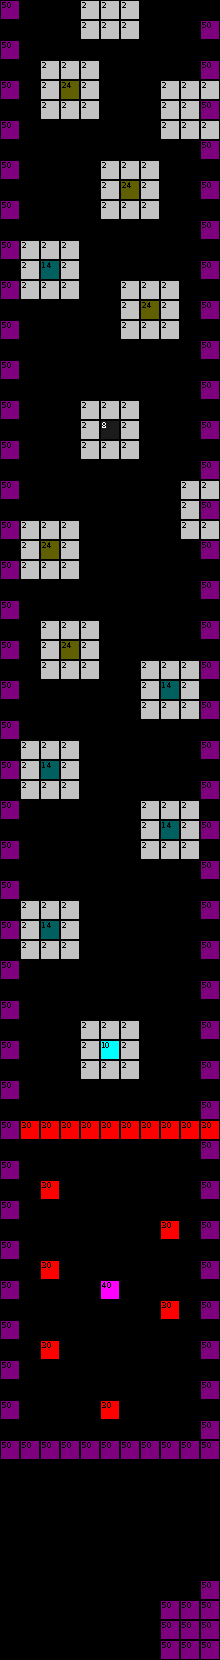

Rendered tile map (Tiled .tmx) drawn with the repository's tilesets; below, a short description and the map source with its tile grids summarised:
An orthogonal 11x83 tile map with 20x20 px tiles, 1 tile layer (tile_stage6), 6 hidden layers not drawn and 349 objects (53x blobArea).

<map version="1.0" tiledversion="1.1.3" orientation="orthogonal" renderorder="right-down" width="11" height="83" tilewidth="20" tileheight="20" infinite="0" nextobjectid="819">
 <tileset firstgid="1" name="starcatland-tiles" tilewidth="20" tileheight="20" tilecount="65" columns="5">
  <image source="starcatland-tiles.png" width="100" height="270" />
  <tile id="0">
   <properties>
    <property name="#heightmap" value="1" />
    <property name="#stencil" value="0" />
   </properties>
  </tile>
  <tile id="1">
   <properties>
    <property name="#heightmap" value="1" />
    <property name="#stencil" value="2" />
   </properties>
  </tile>
  <tile id="2">
   <properties>
    <property name="#heightmap" value="1" />
    <property name="#stencil" value="4" />
   </properties>
  </tile>
  <tile id="3">
   <properties>
    <property name="#heightmap" value="1" />
    <property name="#stencil" value="6" />
   </properties>
  </tile>
  <tile id="4">
   <properties>
    <property name="#heightmap" value="1" />
    <property name="#stencil" value="8" />
   </properties>
  </tile>
  <tile id="5">
   <properties>
    <property name="#heightmap" value="1" />
    <property name="#stencil" value="10" />
   </properties>
  </tile>
  <tile id="6">
   <properties>
    <property name="#heightmap" value="1" />
    <property name="#stencil" value="12" />
   </properties>
  </tile>
  <tile id="7">
   <properties>
    <property name="#heightmap" value="1" />
    <property name="#stencil" value="14" />
   </properties>
  </tile>
  <tile id="8">
   <properties>
    <property name="#heightmap" value="1" />
    <property name="#stencil" value="16" />
   </properties>
  </tile>
  <tile id="9">
   <properties>
    <property name="#heightmap" value="1" />
    <property name="#stencil" value="18" />
   </properties>
  </tile>
  <tile id="10">
   <properties>
    <property name="#heightmap" value="1" />
    <property name="#stencil" value="20" />
   </properties>
  </tile>
  <tile id="11">
   <properties>
    <property name="#heightmap" value="1" />
    <property name="#stencil" value="22" />
   </properties>
  </tile>
  <tile id="12">
   <properties>
    <property name="#heightmap" value="1" />
    <property name="#stencil" value="24" />
   </properties>
  </tile>
  <tile id="13">
   <properties>
    <property name="#heightmap" value="1" />
    <property name="#stencil" value="26" />
   </properties>
  </tile>
  <tile id="14">
   <properties>
    <property name="#heightmap" value="1" />
    <property name="#stencil" value="28" />
   </properties>
  </tile>
  <tile id="15">
   <properties>
    <property name="#heightmap" value="1" />
    <property name="#stencil" value="30" />
   </properties>
  </tile>
  <tile id="16">
   <properties>
    <property name="#heightmap" value="1" />
    <property name="#stencil" value="32" />
   </properties>
  </tile>
  <tile id="17">
   <properties>
    <property name="#heightmap" value="1" />
    <property name="#stencil" value="34" />
   </properties>
  </tile>
  <tile id="18">
   <properties>
    <property name="#heightmap" value="1" />
    <property name="#stencil" value="36" />
   </properties>
  </tile>
  <tile id="19">
   <properties>
    <property name="#heightmap" value="1" />
    <property name="#stencil" value="38" />
   </properties>
  </tile>
  <tile id="20">
   <properties>
    <property name="#heightmap" value="1" />
    <property name="#stencil" value="40" />
   </properties>
  </tile>
  <tile id="21">
   <properties>
    <property name="#heightmap" value="1" />
    <property name="#stencil" value="42" />
   </properties>
  </tile>
  <tile id="22">
   <properties>
    <property name="#heightmap" value="1" />
    <property name="#stencil" value="44" />
   </properties>
  </tile>
  <tile id="23">
   <properties>
    <property name="#heightmap" value="1" />
    <property name="#stencil" value="46" />
   </properties>
  </tile>
  <tile id="24">
   <properties>
    <property name="#heightmap" value="1" />
    <property name="#stencil" value="48" />
   </properties>
  </tile>
  <tile id="25">
   <properties>
    <property name="#heightmap" value="1" />
    <property name="#stencil" value="50" />
   </properties>
  </tile>
  <tile id="50">
   <properties>
    <property name="#stencil" value="player" />
   </properties>
  </tile>
  <tile id="51">
   <properties>
    <property name="#stencil" value="star" />
   </properties>
  </tile>
  <tile id="52">
   <properties>
    <property name="#stencil" value="cannonTop" />
   </properties>
  </tile>
  <tile id="53">
   <properties>
    <property name="#stencil" value="starUp" />
   </properties>
  </tile>
  <tile id="54">
   <properties>
    <property name="#stencil" value="starDown" />
   </properties>
  </tile>
  <tile id="55">
   <properties>
    <property name="#stencil" value="movingPlatform" />
   </properties>
  </tile>
  <tile id="56">
   <properties>
    <property name="#stencil" value="cannonUp" />
   </properties>
  </tile>
  <tile id="57">
   <properties>
    <property name="#stencil" value="cannonRight" />
   </properties>
  </tile>
  <tile id="58">
   <properties>
    <property name="#stencil" value="cannonDown" />
   </properties>
  </tile>
  <tile id="59">
   <properties>
    <property name="#stencil" value="cannonLeft" />
   </properties>
  </tile>
  <tile id="60">
   <properties>
    <property name="#stencil" value="starSwap" />
   </properties>
  </tile>
 </tileset>
 <layer name="tile_stage6" width="11" height="83">
  <properties>
   <property name="#heightmap" value="1" />
  </properties>
  <data>[913 cells, 237 non-empty, 8 distinct tile ids]</data>
 </layer>
 <objectgroup name="stencil_stage6">
  <object id="771" gid="51" x="100" y="20" width="20" height="20" />
  <object id="772" gid="52" x="100" y="440" width="20" height="20" />
  <object id="774" gid="61" x="180" y="1640" width="20" height="20" />
  <object id="775" gid="54" x="100" y="1060" width="20" height="20" />
  <object id="776" gid="58" x="40" y="940" width="20" height="20" />
  <object id="777" gid="60" x="160" y="700" width="20" height="20" />
  <object id="778" gid="58" x="40" y="280" width="20" height="20" />
  <object id="779" gid="54" x="60" y="100" width="20" height="20" />
  <object id="780" gid="57" x="60" y="660" width="20" height="20" />
  <object id="781" gid="58" x="40" y="560" width="20" height="20" />
  <object id="782" gid="60" x="140" y="320" width="20" height="20" />
  <object id="783" gid="57" x="120" y="200" width="20" height="20" />
  <object id="784" gid="54" x="100" y="1420" width="20" height="20" />
  <object id="786" gid="56" x="160" y="1200" width="20" height="20">
   <properties>
    <property name="moveHeight" value="50" />
   </properties>
  </object>
  <object id="787" gid="56" x="40" y="1240" width="20" height="20">
   <properties>
    <property name="moveHeight" value="50" />
    <property name="timer" value="1" />
   </properties>
  </object>
  <object id="788" gid="56" x="160" y="1280" width="20" height="20">
   <properties>
    <property name="moveHeight" value="50" />
    <property name="timer" value="2" />
   </properties>
  </object>
  <object id="789" gid="56" x="40" y="1320" width="20" height="20">
   <properties>
    <property name="moveHeight" value="50" />
    <property name="timer" value="3" />
   </properties>
  </object>
  <object id="790" gid="56" x="160" y="1360" width="20" height="20">
   <properties>
    <property name="moveHeight" value="50" />
    <property name="timer" value="4" />
   </properties>
  </object>
  <object id="791" gid="60" x="160" y="1200" width="20" height="20" />
  <object id="792" gid="60" x="160" y="1280" width="20" height="20" />
  <object id="793" gid="60" x="160" y="1360" width="20" height="20" />
  <object id="794" gid="58" x="40" y="1240" width="20" height="20" />
  <object id="795" gid="58" x="40" y="1320" width="20" height="20" />
  <object id="796" gid="54" x="100" y="1300" width="20" height="20" />
  <object id="799" gid="58" x="40" y="1200" width="20" height="20" />
  <object id="800" gid="58" x="40" y="1280" width="20" height="20" />
  <object id="801" gid="58" x="40" y="1360" width="20" height="20" />
  <object id="802" gid="60" x="160" y="1320" width="20" height="20" />
  <object id="803" gid="60" x="160" y="1240" width="20" height="20" />
  <object id="806" name="blobArea" x="20" y="1600" width="60" height="60" />
  <object id="809" name="blobArea" x="60" y="1600" width="60" height="60" />
  <object id="811" name="blobArea" x="100" y="1600" width="60" height="60" />
  <object id="812" name="blobArea" x="20" y="1580" width="60" height="60" />
  <object id="813" name="blobArea" x="60" y="1580" width="60" height="60" />
  <object id="814" name="blobArea" x="100" y="1580" width="60" height="60" />
  <object id="815" name="blobArea" x="60" y="1540" width="60" height="60" />
  <object id="816" name="blobArea" x="100" y="1540" width="60" height="60" />
  <object id="817" name="blobArea" x="140" y="1540" width="60" height="60" />
  <object id="818" name="blobArea" x="160" y="1520" width="60" height="60" />
 </objectgroup>
 <objectgroup name="scene_stage6" visible="0">
  <properties>
   <property name="#actors" value="stencil_stage6" />
   <property name="#heightmap" value="tile_stage6" />
   <property name="bossBattle" value="1" />
   <property name="floorColor" value="&quot;#ff0&quot;" />
   <property name="horizonSkin" value="0" />
   <property name="seaColor" value="&quot;#f0f&quot;" />
   <property name="seaLevel" value="1" />
   <property name="set" value="{&quot;_&quot;:[&quot;stencil&quot;,&quot;stageModel&quot;]}" />
   <property name="skyColor" value="&quot;#7f007f&quot;" />
   <property name="stageName" value="&quot;Purple lake&quot;" />
   <property name="stageStory" value="&quot;That place was so strange that the water was... purple?&quot;" />
   <property name="wallColor" value="&quot;#00f&quot;" />
   <property name="wallSkin" value="0" />
  </properties>
 </objectgroup>
 <layer name="tile_stage5" width="11" height="83" visible="0">
  <properties>
   <property name="#heightmap" value="1" />
  </properties>
  <data>[913 cells, 465 non-empty, 10 distinct tile ids]</data>
 </layer>
 <objectgroup name="stencil_stage5" visible="0">
  <object id="604" gid="52" x="100" y="1640" width="20" height="20" />
  <object id="607" gid="52" x="160" y="100" width="20" height="20" />
  <object id="608" gid="52" x="40" y="100" width="20" height="20" />
  <object id="609" gid="61" x="40" y="140" width="20" height="20" />
  <object id="610" gid="52" x="160" y="180" width="20" height="20" />
  <object id="611" gid="55" x="100" y="340" width="20" height="20" />
  <object id="612" gid="52" x="100" y="400" width="20" height="20" />
  <object id="614" gid="53" x="100" y="460" width="20" height="20" />
  <object id="615" gid="52" x="160" y="460" width="20" height="20" />
  <object id="616" gid="52" x="40" y="460" width="20" height="20" />
  <object id="617" gid="52" x="20" y="500" width="20" height="20" />
  <object id="618" gid="52" x="180" y="500" width="20" height="20" />
  <object id="619" gid="52" x="180" y="400" width="20" height="20" />
  <object id="620" gid="52" x="20" y="400" width="20" height="20" />
  <object id="621" gid="61" x="100" y="600" width="20" height="20" />
  <object id="622" gid="52" x="40" y="300" width="20" height="20" />
  <object id="623" gid="52" x="160" y="300" width="20" height="20" />
  <object id="625" gid="53" x="40" y="560" width="20" height="20" />
  <object id="627" gid="53" x="140" y="340" width="20" height="20" />
  <object id="630" gid="55" x="180" y="700" width="20" height="20" />
  <object id="631" gid="56" x="60" y="800" width="20" height="20">
   <properties>
    <property name="moveHeight" value="20" />
   </properties>
  </object>
  <object id="632" gid="56" x="100" y="800" width="20" height="20">
   <properties>
    <property name="moveHeight" value="15" />
   </properties>
  </object>
  <object id="633" gid="56" x="140" y="800" width="20" height="20">
   <properties>
    <property name="moveHeight" value="20" />
    <property name="timer" value="1.57" />
   </properties>
  </object>
  <object id="634" gid="61" x="180" y="780" width="20" height="20" />
  <object id="635" gid="52" x="100" y="880" width="20" height="20" />
  </objectgroup>
 <objectgroup name="scene_stage5" visible="0">
  <properties>
   <property name="#actors" value="stencil_stage5" />
   <property name="#heightmap" value="tile_stage5" />
   <property name="bgm" value="&quot;bgm1&quot;" />
   <property name="floorColor" value="&quot;#f0f&quot;" />
   <property name="horizonSkin" value="4" />
   <property name="seaColor" value="&quot;#f00&quot;" />
   <property name="seaKill" value="1" />
   <property name="seaLevel" value="39" />
   <property name="set" value="{&quot;_&quot;:[&quot;stencil&quot;,&quot;stageModel&quot;]}" />
   <property name="skyColor" value="&quot;#7f007f&quot;" />
   <property name="stageName" value="&quot;Magic lab&quot;" />
   <property name="stageStory" value="&quot;There was something familiar in that palace. Is here where the stars are made?&quot;" />
   <property name="wallColor" value="&quot;#ff0&quot;" />
   <property name="wallSkin" value="0" />
  </properties>
 </objectgroup>
 <layer name="tile_stage4" width="11" height="83" visible="0">
  <properties>
   <property name="#heightmap" value="1" />
  </properties>
  <data>[913 cells, 375 non-empty, 17 distinct tile ids]</data>
 </layer>
 <objectgroup name="stencil_stage4" visible="0">
  <!-- 38 objects omitted --></objectgroup>
 <objectgroup name="scene_stage4" visible="0">
  <properties>
   <property name="#actors" value="stencil_stage4" />
   <property name="#heightmap" value="tile_stage4" />
   <property name="bgm" value="&quot;bgm2&quot;" />
   <property name="floorColor" value="&quot;#7f7f7f&quot;" />
   <property name="horizonSkin" value="3" />
   <property name="seaColor" value="&quot;#f00&quot;" />
   <property name="seaGrow" value="1" />
   <property name="seaKill" value="1" />
   <property name="seaLevel" value="1" />
   <property name="set" value="{&quot;_&quot;:[&quot;stencil&quot;,&quot;stageModel&quot;]}" />
   <property name="skyColor" value="&quot;#7f0000&quot;" />
   <property name="stageName" value="&quot;Volcano&quot;" />
   <property name="stageStory" value="&quot;No time to explain! Just run and get all the stars!&quot;" />
   <property name="wallColor" value="&quot;#7f0000&quot;" />
   <property name="wallSkin" value="1" />
  </properties>
 </objectgroup>
 <layer name="tile_stage3" width="11" height="83" visible="0">
  <properties>
   <property name="#heightmap" value="1" />
  </properties>
  <data>[913 cells, 301 non-empty, 25 distinct tile ids]</data>
 </layer>
 <objectgroup name="stencil_stage3" visible="0">
  <!-- 50 objects omitted --></objectgroup>
 <objectgroup name="scene_stage3" visible="0">
  <properties>
   <property name="#actors" value="stencil_stage3" />
   <property name="#heightmap" value="tile_stage3" />
   <property name="bgm" value="&quot;bgm1&quot;" />
   <property name="floorColor" value="&quot;#ff0&quot;" />
   <property name="horizonSkin" value="2" />
   <property name="seaColor" value="&quot;#f00&quot;" />
   <property name="seaKill" value="1" />
   <property name="seaLevel" value="1" />
   <property name="set" value="{&quot;_&quot;:[&quot;stencil&quot;,&quot;stageModel&quot;]}" />
   <property name="skyColor" value="&quot;#7f7f00&quot;" />
   <property name="stageName" value="&quot;Hot temple&quot;" />
   <property name="stageStory" value="&quot;Starcat fell in a hole and found himself in a hot, hot underground palace...&quot;" />
   <property name="wallColor" value="&quot;#7f7f7f&quot;" />
   <property name="wallSkin" value="2" />
  </properties>
 </objectgroup>
 <layer name="tile_stage2" width="11" height="83" visible="0">
  <properties>
   <property name="#heightmap" value="1" />
  </properties>
  <data>[913 cells, 528 non-empty, 15 distinct tile ids]</data>
 </layer>
 <objectgroup name="stencil_stage2" visible="0">
  <!-- 80 objects omitted --></objectgroup>
 <objectgroup name="scene_stage2" visible="0">
  <properties>
   <property name="#actors" value="stencil_stage2" />
   <property name="#heightmap" value="tile_stage2" />
   <property name="bgm" value="&quot;bgm2&quot;" />
   <property name="floorColor" value="&quot;#f00&quot;" />
   <property name="horizonSkin" value="1" />
   <property name="seaLevel" value="39" />
   <property name="set" value="{&quot;_&quot;:[&quot;stencil&quot;,&quot;stageModel&quot;]}" />
   <property name="skyColor" value="&quot;#00f&quot;" />
   <property name="stageName" value="&quot;Water cliffs&quot;" />
   <property name="stageStory" value="&quot;A flood sank the stars under the water! What a mess, Starcat!&quot;" />
   <property name="wallColor" value="&quot;#7f7f7f&quot;" />
   <property name="wallSkin" value="1" />
  </properties>
 </objectgroup>
 <layer name="tile_stage1" width="11" height="83" visible="0">
  <properties>
   <property name="#heightmap" value="1" />
  </properties>
  <data>[913 cells, 461 non-empty, 19 distinct tile ids]</data>
 </layer>
 <objectgroup name="stencil_stage1" visible="0">
  <!-- 59 objects omitted --></objectgroup>
 <objectgroup name="scene_stage1" visible="0">
  <properties>
   <property name="#actors" value="stencil_stage1" />
   <property name="#heightmap" value="tile_stage1" />
   <property name="bgm" value="&quot;bgm1&quot;" />
   <property name="floorColor" value="&quot;#0f0&quot;" />
   <property name="set" value="{&quot;_&quot;:[&quot;stencil&quot;,&quot;stageModel&quot;]}" />
   <property name="skyColor" value="&quot;#0ff&quot;" />
   <property name="stageName" value="&quot;Grasslands&quot;" />
   <property name="stageStory" value="&quot;Once upon a time, a yellow cat named Starcat was collecting all the stars as usual...&quot;" />
   <property name="wallColor" value="&quot;#00f&quot;" />
   <property name="wallSkin" value="0" />
  </properties>
 </objectgroup>
 <layer name="tile_test1" width="11" height="83" visible="0">
  <properties>
   <property name="#heightmap" value="1" />
  </properties>
  <data>[913 cells, 37 non-empty, 9 distinct tile ids]</data>
 </layer>
 <objectgroup name="stencil_test1" visible="0">
  <!-- 16 objects omitted --></objectgroup>
 <objectgroup name="scene_test1" visible="0">
  <properties>
   <property name="#actors" value="stencil_test1" />
   <property name="#heightmap" value="tile_test1" />
   <property name="bgm" value="&quot;bgm1&quot;" />
   <property name="floorColor" value="&quot;#0f0&quot;" />
   <property name="seaColor" value="&quot;#00f&quot;" />
   <property name="set" value="{&quot;_&quot;:[&quot;stencil&quot;,&quot;stageModel&quot;]}" />
   <property name="skyColor" value="&quot;#0ff&quot;" />
   <property name="stageName" value="&quot;Grasslands&quot;" />
   <property name="stageStory" value="&quot;Once upon a time, a yellow cat named Starcat was collecting all the stars as usual...&quot;" />
   <property name="wallColor" value="&quot;#00f&quot;" />
  </properties>
 </objectgroup>
</map>
<!-- 285 of 349 objects omitted -->
